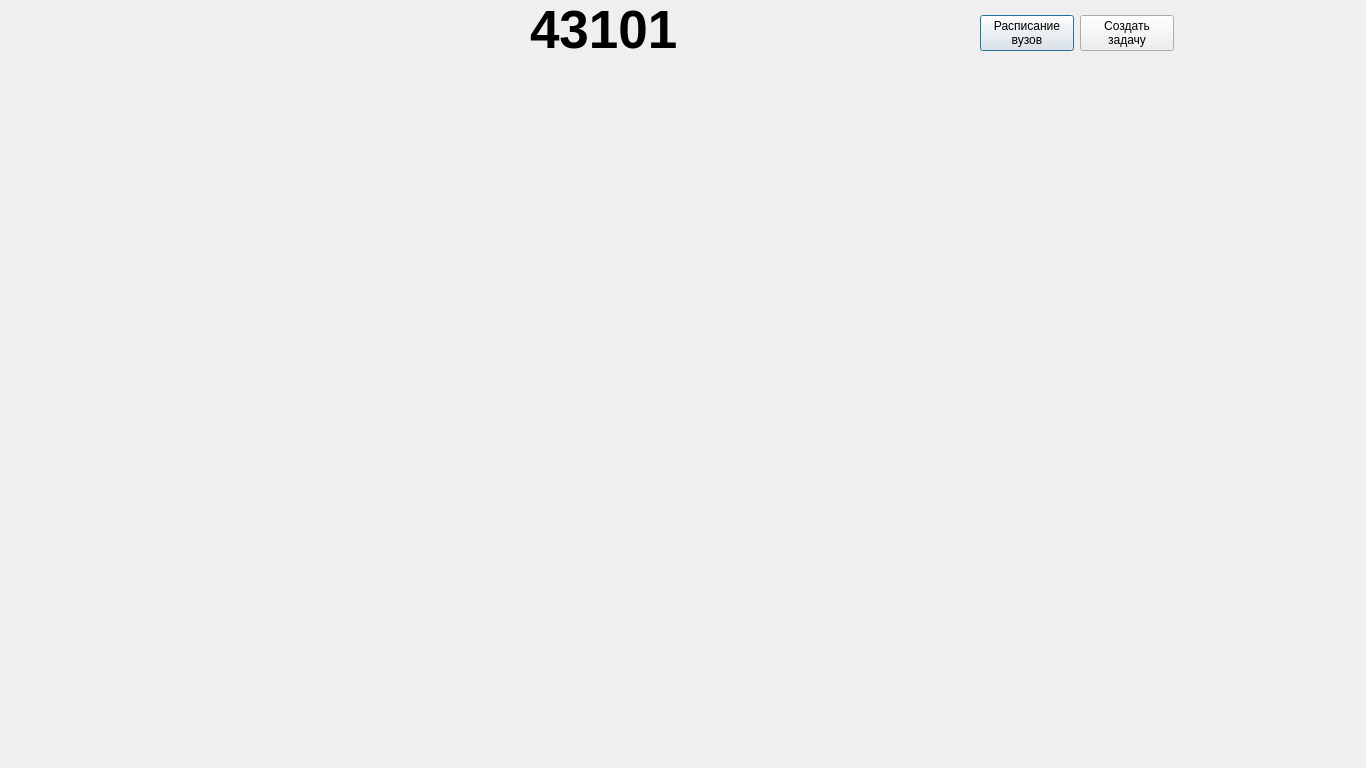
<?xml version="1.0" encoding="UTF-8"?>
<ui version="4.0">
 <class>G43101</class>
 <widget class="QDialog" name="G43101">
  <property name="geometry">
   <rect>
    <x>0</x>
    <y>0</y>
    <width>1366</width>
    <height>768</height>
   </rect>
  </property>
  <property name="windowTitle">
   <string>g43101</string>
  </property>
  <widget class="QLabel" name="label">
   <property name="geometry">
    <rect>
     <x>-50</x>
     <y>0</y>
     <width>1366</width>
     <height>768</height>
    </rect>
   </property>
   <property name="text">
    <string/>
   </property>
  </widget>
  <widget class="QLabel" name="label_2">
   <property name="geometry">
    <rect>
     <x>530</x>
     <y>0</y>
     <width>161</width>
     <height>51</height>
    </rect>
   </property>
   <property name="font">
    <font>
     <pointsize>40</pointsize>
     <weight>75</weight>
     <bold>true</bold>
    </font>
   </property>
   <property name="text">
    <string>&lt;html&gt;&lt;head/&gt;&lt;body&gt;&lt;p&gt;&lt;span style=&quot; color:#000000;&quot;&gt;43101&lt;/span&gt;&lt;/p&gt;&lt;/body&gt;&lt;/html&gt;</string>
   </property>
  </widget>
  <widget class="QWidget" name="layoutWidget">
   <property name="geometry">
    <rect>
     <x>980</x>
     <y>10</y>
     <width>194</width>
     <height>46</height>
    </rect>
   </property>
   <layout class="QHBoxLayout" name="horizontalLayout">
    <item>
     <widget class="QPushButton" name="pushButton">
      <property name="text">
       <string>Расписание
вузов</string>
      </property>
     </widget>
    </item>
    <item>
     <widget class="QPushButton" name="pushButton_2">
      <property name="text">
       <string>Создать
задачу</string>
      </property>
     </widget>
    </item>
   </layout>
  </widget>
 </widget>
 <resources/>
 <connections/>
</ui>
